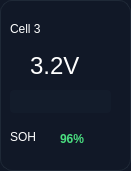
  <widget class="QFrame" name="frame_9">
   <property name="geometry">
    <rect>
     <x>560</x>
     <y>360</y>
     <width>131</width>
     <height>171</height>
    </rect>
   </property>
   <property name="styleSheet">
    <string notr="true">QFrame {
    background-color: #111827; /* Màu xanh đen sâu */
    border: 1px solid #1f2937; /* Viền mờ tinh tế */
    border-radius: 12px; /* Bo góc đồng bộ */
}
/* Phép thuật biến hóa toàn bộ chữ trong khung */
QLabel {
    background-color: transparent;
    border: none;
    color: #ffffff; /* Đặt màu trắng làm mặc định cho các chữ */
}</string>
   </property>
   <property name="frameShape">
    <enum>QFrame::StyledPanel</enum>
   </property>
   <property name="frameShadow">
    <enum>QFrame::Raised</enum>
   </property>
   <widget class="QLabel" name="label_17">
    <property name="geometry">
     <rect>
      <x>10</x>
      <y>20</y>
      <width>67</width>
      <height>17</height>
     </rect>
    </property>
    <property name="text">
     <string>Cell 3</string>
    </property>
   </widget>
   <widget class="QLabel" name="txt_volt_cell4">
    <property name="geometry">
     <rect>
      <x>30</x>
      <y>50</y>
      <width>71</width>
      <height>31</height>
     </rect>
    </property>
    <property name="styleSheet">
     <string notr="true">QLabel {
    font-size: 24px; /* Phóng to hẳn lên */
    background-color: transparent;
}</string>
    </property>
    <property name="text">
     <string>3.2V</string>
    </property>
   </widget>
   <widget class="QProgressBar" name="bar_soc_cell4">
    <property name="geometry">
     <rect>
      <x>10</x>
      <y>90</y>
      <width>101</width>
      <height>23</height>
     </rect>
    </property>
    <property name="styleSheet">
     <string notr="true">/* Thiết lập cái rãnh (nền) của thanh pin */
QProgressBar {
    background-color: #131c2b; /* Màu xanh đen rất sâu, tệp với nền */
    border: none; /* Xóa viền hoàn toàn */
    border-radius: 4px; /* Bo góc nhẹ */
    text-align: center;
    color: transparent; /* Giấu số % đi */
}

/* Thiết lập phần lõi pin (Chunk) đang chạy */
QProgressBar::chunk {
    /* Chuyển màu từ Cyan (xanh ngọc) sang Lime (xanh lá sáng) */
    background-color: qlineargradient(x1:0, y1:0, x2:1, y2:0, 
        stop:0 #0dcaf0, 
        stop:1 #8cc63f);
    border-radius: 4px;
}</string>
    </property>
    <property name="value">
     <number>80</number>
    </property>
   </widget>
   <widget class="QLabel" name="label_19">
    <property name="geometry">
     <rect>
      <x>10</x>
      <y>127</y>
      <width>51</width>
      <height>20</height>
     </rect>
    </property>
    <property name="text">
     <string>SOH</string>
    </property>
   </widget>
   <widget class="QLabel" name="txt_soh_cell4">
    <property name="geometry">
     <rect>
      <x>60</x>
      <y>130</y>
      <width>67</width>
      <height>17</height>
     </rect>
    </property>
    <property name="styleSheet">
     <string notr="true">QLabel {
    color: #4ade80; /* Màu xanh lá rực rỡ */
    background-color: transparent;
    font-weight: bold;
}</string>
    </property>
    <property name="text">
     <string>96%</string>
    </property>
   </widget>
   <widget class="QLabel" name="label_21">
    <property name="geometry">
     <rect>
      <x>90</x>
      <y>20</y>
      <width>31</width>
      <height>17</height>
     </rect>
    </property>
    <property name="text">
     <string/>
    </property>
    <property name="pixmap">
     <pixmap>Gui-png/verified_user_24dp_75FB4C_FILL0_wght400_GRAD0_opsz24.png</pixmap>
    </property>
   </widget>
  </widget>
